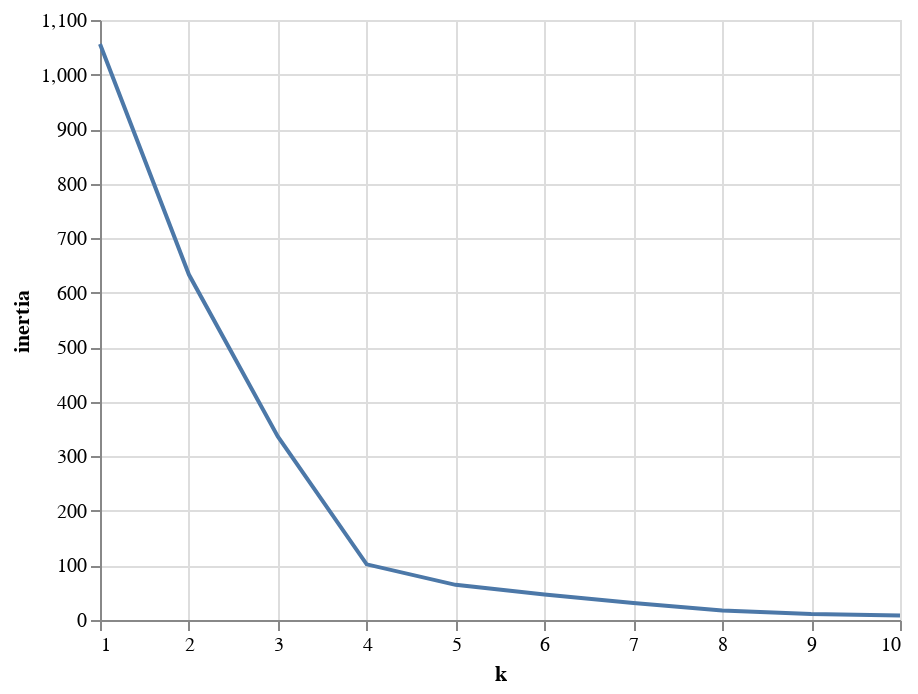

Here is the notebook cell this chart was saved with:
### Markdown cell above
### Clustering Crytocurrencies Using K-Means

#### Find the Best Value for `k` Using the Elbow Curve

### Code cell
inertia = []
k = list(range(1, 11))

# Calculate the inertia for the range of k values
for i in k:
    k_model = KMeans(n_clusters=i, random_state=1)
    k_model.fit(pcs_df)
    inertia.append(k_model.inertia_)

# Create the Elbow Curve using altair
elbow_data = {"k": k, "inertia": inertia}
df_elbow = pd.DataFrame(elbow_data)

# Create Elbow plot
alt.Chart(df_elbow).mark_line().encode(
    x="k", 
    y="inertia"
)

### Figure 1 — Vega-Lite specification as saved in the notebook (floating-point values rounded to 4 significant figures)
{"config": {"view": {"continuousWidth": 400, "continuousHeight": 300}}, "data": {"name": "data-b19739fa153f385aa73db9ebb3f4e0c6"}, "mark": "line", "encoding": {"x": {"type": "quantitative", "field": "k"}, "y": {"type": "quantitative", "field": "inertia"}}, "$schema": "https://vega.github.io/schema/vega-lite/v4.8.1.json", "datasets": {"data-b19739fa153f385aa73db9ebb3f4e0c6": [{"k": 1, "inertia": 1056.0}, {"k": 2, "inertia": 633.4}, {"k": 3, "inertia": 336.5}, {"k": 4, "inertia": 102.1}, {"k": 5, "inertia": 64.48}, {"k": 6, "inertia": 46.6}, {"k": 7, "inertia": 31.33}, {"k": 8, "inertia": 17.46}, {"k": 9, "inertia": 10.88}, {"k": 10, "inertia": 8.428}]}}
